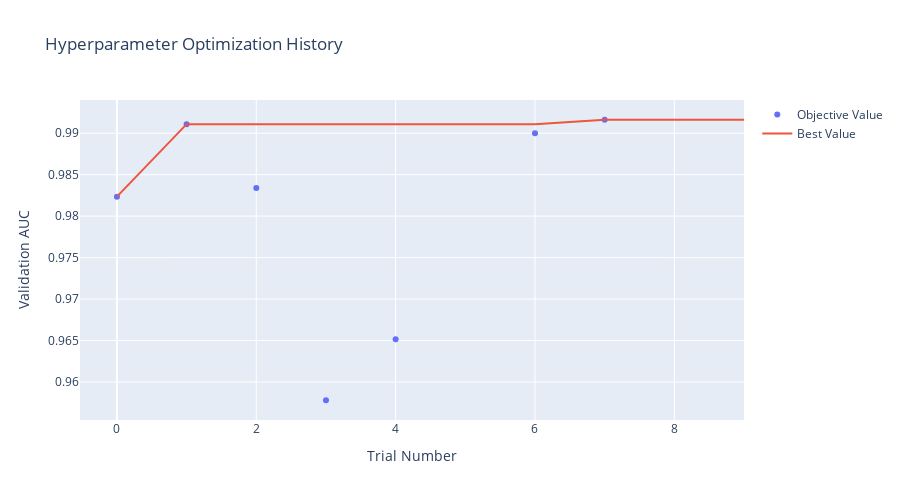
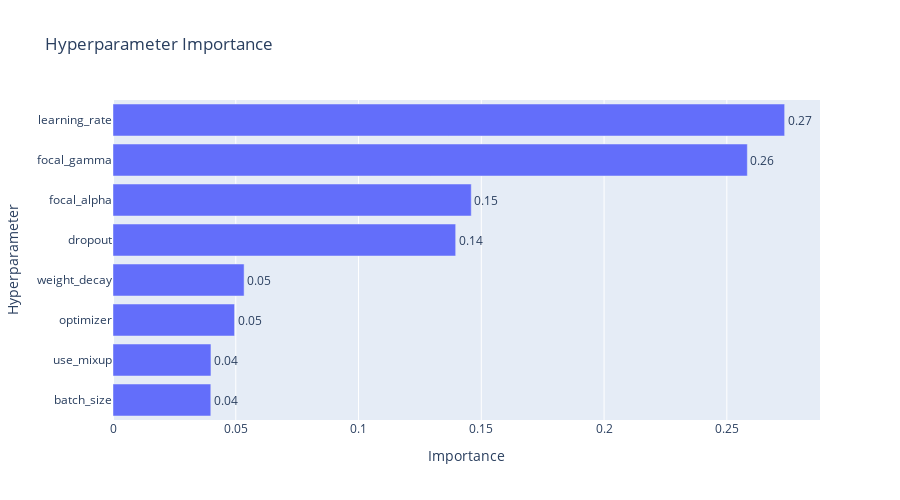
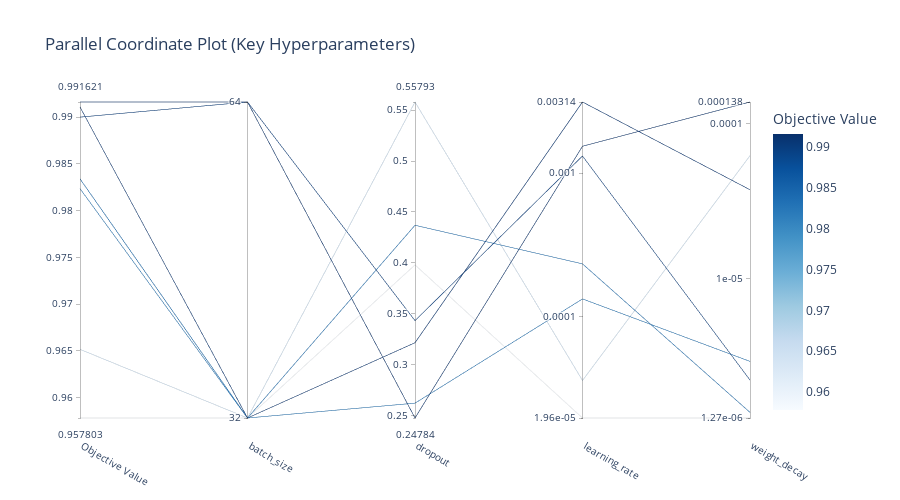

Notebook cell for these charts, in order:
### Code cell
# ========================================
# VISUALIZATION OF TUNING RESULTS
# ========================================

# 1. Optimization History
fig1 = plot_optimization_history(study)
fig1.update_layout(
    title="Hyperparameter Optimization History",
    xaxis_title="Trial Number",
    yaxis_title="Validation AUC",
    font=dict(size=12),
    width=900,
    height=500
)
fig1.show()

# 2. Parameter Importances
fig2 = plot_param_importances(study)
fig2.update_layout(
    title="Hyperparameter Importance",
    xaxis_title="Importance",
    font=dict(size=12),
    width=900,
    height=500
)
fig2.show()

# 3. Parallel Coordinate Plot
fig3 = optuna.visualization.plot_parallel_coordinate(
    study,
    params=['learning_rate', 'batch_size', 'dropout', 'weight_decay']
)
fig3.update_layout(
    title="Parallel Coordinate Plot (Key Hyperparameters)",
    font=dict(size=12),
    width=900,
    height=500
)
fig3.show()

# 4. Top 5 trials summary table
trials_df = study.trials_dataframe()
trials_df = trials_df.sort_values('value', ascending=False)

print("\nTop 5 Trials:")
display_cols = ['number', 'value']
for col in trials_df.columns:
    if col.startswith('params_'):
        display_cols.append(col)
print(trials_df[display_cols].head())

### Figure 1 — Plotly figure (JSON) as saved in the notebook; plotly's stock layout.template omitted (floating-point values rounded to 4 significant figures)
{"data": [{"mode": "markers", "name": "Objective Value", "type": "scatter", "x": [0, 1, 2, 3, 4, 6, 7], "y": [0.9823, 0.9911, 0.9834, 0.9578, 0.9652, 0.99, 0.9916]}, {"mode": "lines", "name": "Best Value", "type": "scatter", "x": [0, 1, 2, 3, 4, 5, 6, 7, 8, 9], "y": [0.9823, 0.9911, 0.9911, 0.9911, 0.9911, 0.9911, 0.9911, 0.9916, 0.9916, 0.9916]}, {"marker": {"color": "#cccccc"}, "mode": "markers", "name": "Infeasible Trial", "showlegend": false, "type": "scatter", "x": [], "y": []}], "layout": {"font": {"size": 12}, "height": 500, "title": {"text": "Hyperparameter Optimization History"}, "width": 900, "xaxis": {"title": {"text": "Trial Number"}}, "yaxis": {"title": {"text": "Validation AUC"}}}}

### Figure 2 — Plotly figure (JSON) as saved in the notebook; plotly's stock layout.template omitted (floating-point values rounded to 4 significant figures)
{"data": [{"cliponaxis": false, "hovertemplate": ["batch_size (CategoricalDistribution): 0.0398307304838897<extra></extra>", "use_mixup (CategoricalDistribution): 0.03989131029858844<extra></extra>", "optimizer (CategoricalDistribution): 0.049513969831335054<extra></extra>", "weight_decay (FloatDistribution): 0.05339556199559002<extra></extra>", "dropout (FloatDistribution): 0.1395646658876915<extra></extra>", "focal_alpha (FloatDistribution): 0.14591149161218275<extra></extra>", "focal_gamma (FloatDistribution): 0.25834755326836484<extra></extra>", "learning_rate (FloatDistribution): 0.2735447166223576<extra></extra>"], "name": "Objective Value", "orientation": "h", "text": ["0.04", "0.04", "0.05", "0.05", "0.14", "0.15", "0.26", "0.27"], "textposition": "outside", "type": "bar", "x": [0.03983, 0.03989, 0.04951, 0.0534, 0.1396, 0.1459, 0.2583, 0.2735], "y": ["batch_size", "use_mixup", "optimizer", "weight_decay", "dropout", "focal_alpha", "focal_gamma", "learning_rate"]}], "layout": {"font": {"size": 12}, "height": 500, "title": {"text": "Hyperparameter Importance"}, "width": 900, "xaxis": {"title": {"text": "Importance"}}, "yaxis": {"title": {"text": "Hyperparameter"}}}}

### Figure 3 — Plotly figure (JSON) as saved in the notebook; plotly's stock layout.template omitted (floating-point values rounded to 4 significant figures)
{"data": [{"dimensions": [{"label": "Objective Value", "range": [0.9578, 0.9916], "values": [0.9823, 0.9911, 0.9834, 0.9578, 0.9652, 0.99, 0.9916]}, {"label": "batch_size", "range": [0, 1], "ticktext": ["32", "64"], "tickvals": [0, 1], "values": [0, 0, 0, 0, 0, 1, 1]}, {"label": "dropout", "range": [0.2478, 0.5579], "values": [0.2624, 0.3217, 0.437, 0.3981, 0.5579, 0.3434, 0.2478]}, {"label": "learning_rate", "range": [-4.707, -2.503], "ticktext": ["1.96e-05", "0.0001", "0.001", "0.00314"], "tickvals": [-4.707, -4, -3, -2.503], "values": [-3.876, -2.503, -3.632, -4.707, -4.445, -2.879, -2.811]}, {"label": "weight_decay", "range": [-5.897, -3.86], "ticktext": ["1.27e-06", "1e-05", "0.0001", "0.000138"], "tickvals": [-5.897, -5, -4, -3.86], "values": [-5.532, -4.426, -5.861, -5.897, -4.206, -5.652, -3.86]}], "labelangle": 30, "labelside": "bottom", "line": {"color": [0.9823, 0.9911, 0.9834, 0.9578, 0.9652, 0.99, 0.9916], "colorbar": {"title": {"text": "Objective Value"}}, "colorscale": [[0, "rgb(247,251,255)"], [0.125, "rgb(222,235,247)"], [0.25, "rgb(198,219,239)"], [0.375, "rgb(158,202,225)"], [0.5, "rgb(107,174,214)"], [0.625, "rgb(66,146,198)"], [0.75, "rgb(33,113,181)"], [0.875, "rgb(8,81,156)"], [1, "rgb(8,48,107)"]], "reversescale": false, "showscale": true}, "type": "parcoords"}], "layout": {"font": {"size": 12}, "height": 500, "title": {"text": "Parallel Coordinate Plot (Key Hyperparameters)"}, "width": 900}}
